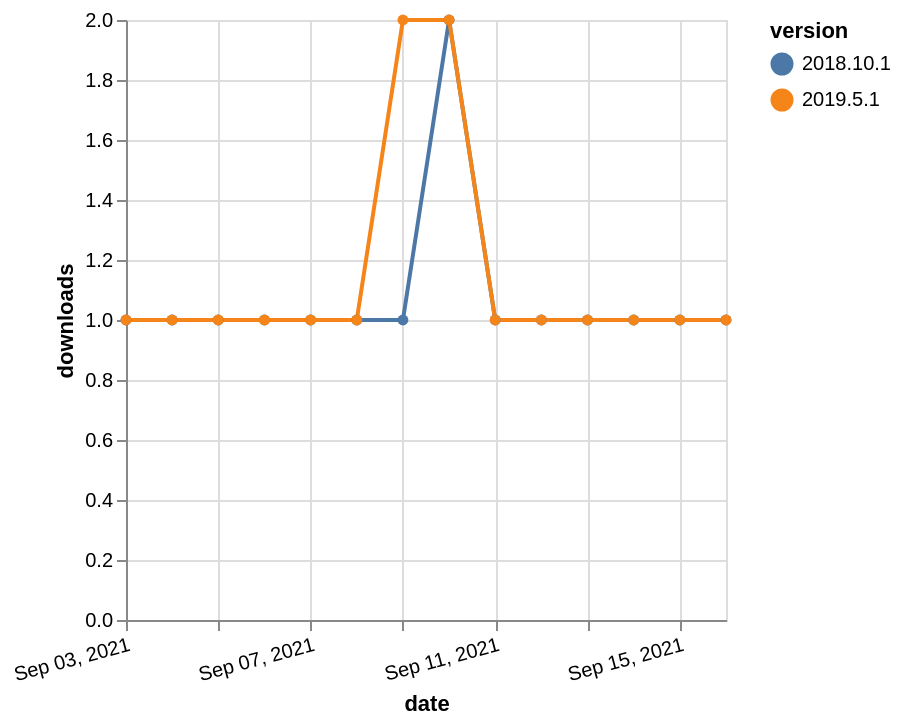

Here is the Vega-Lite specification saved for this chart:
### Vega-Lite specification from a JSON file in a GitHub repository (floating-point values rounded to 4 significant figures)
{"$schema": "https://vega.github.io/schema/vega-lite/v5.json", "description": "A simple bar chart with embedded data.", "data": {"values": [{"date": "2021-09-03", "total": 257, "delta": 1, "version": "2018.10.1"}, {"date": "2021-09-04", "total": 258, "delta": 1, "version": "2018.10.1"}, {"date": "2021-09-05", "total": 259, "delta": 1, "version": "2018.10.1"}, {"date": "2021-09-06", "total": 260, "delta": 1, "version": "2018.10.1"}, {"date": "2021-09-07", "total": 261, "delta": 1, "version": "2018.10.1"}, {"date": "2021-09-08", "total": 262, "delta": 1, "version": "2018.10.1"}, {"date": "2021-09-09", "total": 263, "delta": 1, "version": "2018.10.1"}, {"date": "2021-09-10", "total": 265, "delta": 2, "version": "2018.10.1"}, {"date": "2021-09-11", "total": 266, "delta": 1, "version": "2018.10.1"}, {"date": "2021-09-12", "total": 267, "delta": 1, "version": "2018.10.1"}, {"date": "2021-09-13", "total": 268, "delta": 1, "version": "2018.10.1"}, {"date": "2021-09-14", "total": 269, "delta": 1, "version": "2018.10.1"}, {"date": "2021-09-15", "total": 270, "delta": 1, "version": "2018.10.1"}, {"date": "2021-09-16", "total": 271, "delta": 1, "version": "2018.10.1"}, {"date": "2021-09-03", "total": 269, "delta": 1, "version": "2019.5.1"}, {"date": "2021-09-04", "total": 270, "delta": 1, "version": "2019.5.1"}, {"date": "2021-09-05", "total": 271, "delta": 1, "version": "2019.5.1"}, {"date": "2021-09-06", "total": 272, "delta": 1, "version": "2019.5.1"}, {"date": "2021-09-07", "total": 273, "delta": 1, "version": "2019.5.1"}, {"date": "2021-09-08", "total": 274, "delta": 1, "version": "2019.5.1"}, {"date": "2021-09-09", "total": 276, "delta": 2, "version": "2019.5.1"}, {"date": "2021-09-10", "total": 278, "delta": 2, "version": "2019.5.1"}, {"date": "2021-09-11", "total": 279, "delta": 1, "version": "2019.5.1"}, {"date": "2021-09-12", "total": 280, "delta": 1, "version": "2019.5.1"}, {"date": "2021-09-13", "total": 281, "delta": 1, "version": "2019.5.1"}, {"date": "2021-09-14", "total": 282, "delta": 1, "version": "2019.5.1"}, {"date": "2021-09-15", "total": 283, "delta": 1, "version": "2019.5.1"}, {"date": "2021-09-16", "total": 284, "delta": 1, "version": "2019.5.1"}]}, "width": "container", "mark": {"type": "line", "point": {"filled": true}}, "encoding": {"x": {"field": "date", "type": "temporal", "timeUnit": "yearmonthdate", "title": "date", "axis": {"labelAngle": -15}}, "y": {"field": "delta", "type": "quantitative", "title": "downloads"}, "color": {"field": "version", "type": "nominal"}, "tooltip": {"field": "delta"}}}
